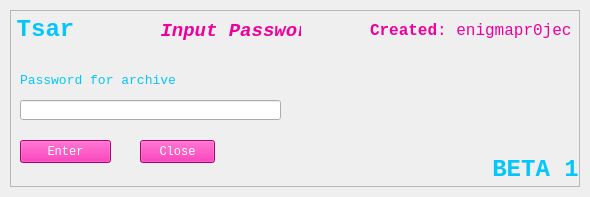
<?xml version="1.0" encoding="UTF-8"?>
<ui version="4.0">
 <class>enterpassword</class>
 <widget class="QMainWindow" name="enterpassword">
  <property name="geometry">
   <rect>
    <x>0</x>
    <y>0</y>
    <width>590</width>
    <height>197</height>
   </rect>
  </property>
  <property name="windowTitle">
   <string>Tsar Beta 1</string>
  </property>
  <property name="windowIcon">
   <iconset>
    <normaloff>iconfile.ico</normaloff>iconfile.ico</iconset>
  </property>
  <widget class="QWidget" name="centralwidget">
   <layout class="QVBoxLayout" name="verticalLayout">
    <property name="spacing">
     <number>0</number>
    </property>
    <property name="leftMargin">
     <number>10</number>
    </property>
    <property name="topMargin">
     <number>10</number>
    </property>
    <property name="rightMargin">
     <number>10</number>
    </property>
    <property name="bottomMargin">
     <number>10</number>
    </property>
    <item>
     <widget class="QFrame" name="dropShadowFrame">
      <property name="styleSheet">
       <string notr="true">QFrame {	
	background-color: rgba(255, 255, 255, .15);  
}</string>
      </property>
      <property name="frameShape">
       <enum>QFrame::StyledPanel</enum>
      </property>
      <property name="frameShadow">
       <enum>QFrame::Raised</enum>
      </property>
      <widget class="QLabel" name="label_title">
       <property name="geometry">
        <rect>
         <x>-10</x>
         <y>-10</y>
         <width>91</width>
         <height>61</height>
        </rect>
       </property>
       <property name="font">
        <font>
         <family>Consolas</family>
         <pointsize>40</pointsize>
        </font>
       </property>
       <property name="styleSheet">
        <string notr="true">color: rgb(3, 198, 252);
background-color: rgba(255, 255, 255, 0); </string>
       </property>
       <property name="text">
        <string>&lt;html&gt;&lt;head/&gt;&lt;body&gt;&lt;p&gt;&lt;span style=&quot; font-size:18pt; font-weight:600;&quot;&gt;Tsar&lt;/span&gt;&lt;/p&gt;&lt;/body&gt;&lt;/html&gt;</string>
       </property>
       <property name="alignment">
        <set>Qt::AlignCenter</set>
       </property>
      </widget>
      <widget class="QLabel" name="label_credits">
       <property name="geometry">
        <rect>
         <x>360</x>
         <y>0</y>
         <width>201</width>
         <height>41</height>
        </rect>
       </property>
       <property name="font">
        <font>
         <family>Consolas</family>
         <pointsize>40</pointsize>
        </font>
       </property>
       <property name="styleSheet">
        <string notr="true">color: rgba(239, 0, 156, 255);
background-color: rgba(255, 255, 255, 0); </string>
       </property>
       <property name="text">
        <string>&lt;html&gt;&lt;head/&gt;&lt;body&gt;&lt;p&gt;&lt;span style=&quot; font-size:12pt; font-weight:600;&quot;&gt;Created&lt;/span&gt;&lt;span style=&quot; font-size:12pt;&quot;&gt;: enigmapr0ject&lt;/span&gt;&lt;/p&gt;&lt;/body&gt;&lt;/html&gt;</string>
       </property>
       <property name="alignment">
        <set>Qt::AlignRight|Qt::AlignTrailing|Qt::AlignVCenter</set>
       </property>
      </widget>
      <widget class="QLabel" name="label_credits_3">
       <property name="geometry">
        <rect>
         <x>150</x>
         <y>10</y>
         <width>141</width>
         <height>21</height>
        </rect>
       </property>
       <property name="font">
        <font>
         <family>Consolas</family>
         <pointsize>10</pointsize>
        </font>
       </property>
       <property name="styleSheet">
        <string notr="true">color: rgba(239, 0, 156, 255);
background-color: rgba(255, 255, 255, 0); </string>
       </property>
       <property name="text">
        <string>&lt;html&gt;&lt;head/&gt;&lt;body&gt;&lt;p align=&quot;center&quot;&gt;&lt;span style=&quot; font-size:14pt; font-weight:600; font-style:italic;&quot;&gt;Input Password&lt;/span&gt;&lt;/p&gt;&lt;/body&gt;&lt;/html&gt;</string>
       </property>
       <property name="alignment">
        <set>Qt::AlignLeading|Qt::AlignLeft|Qt::AlignVCenter</set>
       </property>
      </widget>
      <widget class="QPushButton" name="closeButton">
       <property name="geometry">
        <rect>
         <x>130</x>
         <y>130</y>
         <width>75</width>
         <height>23</height>
        </rect>
       </property>
       <property name="font">
        <font>
         <family>Consolas</family>
        </font>
       </property>
       <property name="styleSheet">
        <string notr="true">color: rgba(255, 255, 255, 255);
background-color: rgba(239, 0, 156, 255);</string>
       </property>
       <property name="text">
        <string>Close</string>
       </property>
      </widget>
      <widget class="QLabel" name="label_credits_6">
       <property name="geometry">
        <rect>
         <x>10</x>
         <y>60</y>
         <width>281</width>
         <height>21</height>
        </rect>
       </property>
       <property name="font">
        <font>
         <family>Consolas</family>
         <pointsize>10</pointsize>
        </font>
       </property>
       <property name="styleSheet">
        <string notr="true">color: rgb(3, 198, 252);
background-color: rgba(255, 255, 255, 0); </string>
       </property>
       <property name="text">
        <string>&lt;html&gt;&lt;head/&gt;&lt;body&gt;&lt;p&gt;Password for archive&lt;/p&gt;&lt;/body&gt;&lt;/html&gt;</string>
       </property>
       <property name="alignment">
        <set>Qt::AlignLeading|Qt::AlignLeft|Qt::AlignVCenter</set>
       </property>
      </widget>
      <widget class="QLineEdit" name="archivePassword">
       <property name="geometry">
        <rect>
         <x>10</x>
         <y>90</y>
         <width>261</width>
         <height>20</height>
        </rect>
       </property>
      </widget>
      <widget class="QPushButton" name="enterButton">
       <property name="geometry">
        <rect>
         <x>10</x>
         <y>130</y>
         <width>91</width>
         <height>23</height>
        </rect>
       </property>
       <property name="font">
        <font>
         <family>Consolas</family>
        </font>
       </property>
       <property name="styleSheet">
        <string notr="true">color: rgba(255, 255, 255, 255);
background-color: rgba(239, 0, 156, 255);</string>
       </property>
       <property name="text">
        <string>Enter</string>
       </property>
      </widget>
      <widget class="QLabel" name="feedback">
       <property name="geometry">
        <rect>
         <x>320</x>
         <y>50</y>
         <width>231</width>
         <height>91</height>
        </rect>
       </property>
       <property name="font">
        <font>
         <family>Consolas</family>
         <pointsize>10</pointsize>
        </font>
       </property>
       <property name="styleSheet">
        <string notr="true">color: rgb(3, 198, 252);
background-color: rgba(255, 255, 255, 0); </string>
       </property>
       <property name="text">
        <string>&lt;html&gt;&lt;head/&gt;&lt;body&gt;&lt;p&gt;&lt;br/&gt;&lt;/p&gt;&lt;/body&gt;&lt;/html&gt;</string>
       </property>
       <property name="alignment">
        <set>Qt::AlignLeading|Qt::AlignLeft|Qt::AlignVCenter</set>
       </property>
      </widget>
      <widget class="QLabel" name="label_title_2">
       <property name="geometry">
        <rect>
         <x>480</x>
         <y>130</y>
         <width>91</width>
         <height>61</height>
        </rect>
       </property>
       <property name="font">
        <font>
         <family>Consolas</family>
         <pointsize>40</pointsize>
        </font>
       </property>
       <property name="styleSheet">
        <string notr="true">color: rgb(3, 198, 252);
background-color: rgba(255, 255, 255, 0); </string>
       </property>
       <property name="text">
        <string>&lt;html&gt;&lt;head/&gt;&lt;body&gt;&lt;p&gt;&lt;span style=&quot; font-size:18pt; font-weight:600;&quot;&gt;BETA 1&lt;/span&gt;&lt;/p&gt;&lt;/body&gt;&lt;/html&gt;</string>
       </property>
       <property name="alignment">
        <set>Qt::AlignCenter</set>
       </property>
      </widget>
     </widget>
    </item>
   </layout>
  </widget>
 </widget>
 <resources>
  <include location="assets.qrc"/>
 </resources>
 <connections/>
</ui>
